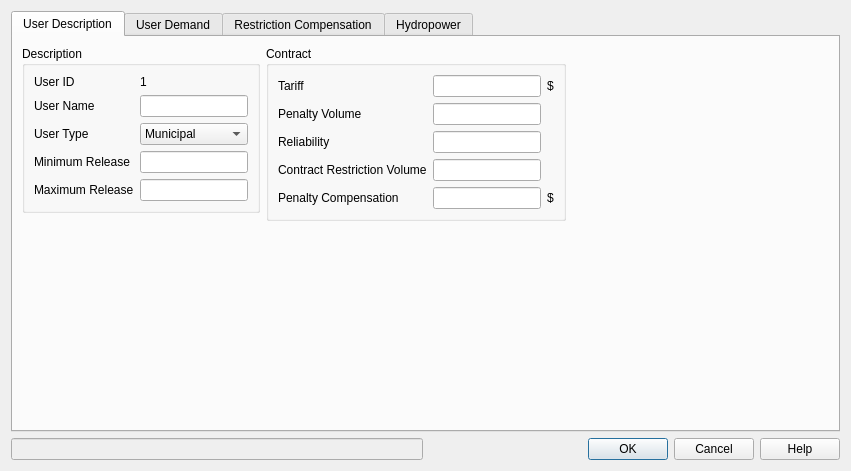
<?xml version="1.0" encoding="UTF-8"?>
<ui version="4.0">
 <class>user_dialog</class>
 <widget class="QDialog" name="user_dialog">
  <property name="geometry">
   <rect>
    <x>0</x>
    <y>0</y>
    <width>851</width>
    <height>471</height>
   </rect>
  </property>
  <property name="windowTitle">
   <string>User</string>
  </property>
  <layout class="QGridLayout" name="gridLayout">
   <item row="2" column="0">
    <widget class="QLineEdit" name="user_name_display">
     <property name="enabled">
      <bool>false</bool>
     </property>
     <property name="acceptDrops">
      <bool>true</bool>
     </property>
    </widget>
   </item>
   <item row="2" column="1">
    <widget class="QDialogButtonBox" name="buttonBox">
     <property name="orientation">
      <enum>Qt::Horizontal</enum>
     </property>
     <property name="standardButtons">
      <set>QDialogButtonBox::Cancel|QDialogButtonBox::Help|QDialogButtonBox::Ok</set>
     </property>
    </widget>
   </item>
   <item row="0" column="0" colspan="2">
    <widget class="QTabWidget" name="user_dia_tab">
     <property name="currentIndex">
      <number>0</number>
     </property>
     <widget class="QWidget" name="descrip_tab">
      <attribute name="title">
       <string>User Description</string>
      </attribute>
      <layout class="QFormLayout" name="formLayout_3">
       <item row="0" column="0">
        <widget class="QGroupBox" name="descrip_box">
         <property name="sizePolicy">
          <sizepolicy hsizetype="Fixed" vsizetype="Fixed">
           <horstretch>0</horstretch>
           <verstretch>0</verstretch>
          </sizepolicy>
         </property>
         <property name="title">
          <string>Description</string>
         </property>
         <layout class="QGridLayout" name="gridLayout_3">
          <item row="4" column="1">
           <widget class="QLineEdit" name="max_release_edit"/>
          </item>
          <item row="3" column="0">
           <widget class="QLabel" name="min_release_label">
            <property name="text">
             <string>Minimum Release</string>
            </property>
            <property name="buddy">
             <cstring>min_release_edit</cstring>
            </property>
           </widget>
          </item>
          <item row="1" column="0">
           <widget class="QLabel" name="user_name_label">
            <property name="text">
             <string>User Name</string>
            </property>
            <property name="buddy">
             <cstring>user_name_edit</cstring>
            </property>
           </widget>
          </item>
          <item row="4" column="0">
           <widget class="QLabel" name="max_release_label">
            <property name="text">
             <string>Maximum Release</string>
            </property>
            <property name="buddy">
             <cstring>max_release_edit</cstring>
            </property>
           </widget>
          </item>
          <item row="3" column="1">
           <widget class="QLineEdit" name="min_release_edit"/>
          </item>
          <item row="0" column="1">
           <widget class="QLabel" name="user_id_display">
            <property name="text">
             <string>1</string>
            </property>
           </widget>
          </item>
          <item row="1" column="1">
           <widget class="QLineEdit" name="user_name_edit"/>
          </item>
          <item row="0" column="0">
           <widget class="QLabel" name="user_id_label">
            <property name="text">
             <string>User ID</string>
            </property>
           </widget>
          </item>
          <item row="2" column="0">
           <widget class="QLabel" name="user_type_label">
            <property name="text">
             <string>User Type</string>
            </property>
            <property name="buddy">
             <cstring>user_type_combo</cstring>
            </property>
           </widget>
          </item>
          <item row="2" column="1">
           <widget class="QComboBox" name="user_type_combo">
            <item>
             <property name="text">
              <string>Municipal</string>
             </property>
            </item>
            <item>
             <property name="text">
              <string>Industry</string>
             </property>
            </item>
            <item>
             <property name="text">
              <string>Agricultural</string>
             </property>
            </item>
            <item>
             <property name="text">
              <string>Hydropower</string>
             </property>
            </item>
            <item>
             <property name="text">
              <string>Environmental</string>
             </property>
            </item>
           </widget>
          </item>
         </layout>
        </widget>
       </item>
       <item row="0" column="1">
        <widget class="QGroupBox" name="contract_box">
         <property name="sizePolicy">
          <sizepolicy hsizetype="Fixed" vsizetype="Fixed">
           <horstretch>0</horstretch>
           <verstretch>0</verstretch>
          </sizepolicy>
         </property>
         <property name="title">
          <string>Contract</string>
         </property>
         <layout class="QGridLayout" name="gridLayout_2">
          <item row="1" column="0">
           <widget class="QLabel" name="penalty_label">
            <property name="text">
             <string>Penalty Volume</string>
            </property>
            <property name="buddy">
             <cstring>penalty_edit</cstring>
            </property>
           </widget>
          </item>
          <item row="4" column="2">
           <widget class="QLabel" name="penalty_comp_unit">
            <property name="text">
             <string>$</string>
            </property>
           </widget>
          </item>
          <item row="2" column="0">
           <widget class="QLabel" name="reliability_label">
            <property name="text">
             <string>Reliability</string>
            </property>
            <property name="buddy">
             <cstring>reliability_edit</cstring>
            </property>
           </widget>
          </item>
          <item row="0" column="1">
           <widget class="QLineEdit" name="tariff_edit"/>
          </item>
          <item row="4" column="0">
           <widget class="QLabel" name="penalty_comp_label">
            <property name="text">
             <string>Penalty Compensation</string>
            </property>
            <property name="buddy">
             <cstring>penalty_comp_edit</cstring>
            </property>
           </widget>
          </item>
          <item row="4" column="1">
           <widget class="QLineEdit" name="penalty_comp_edit"/>
          </item>
          <item row="1" column="1">
           <widget class="QLineEdit" name="penalty_edit"/>
          </item>
          <item row="0" column="2">
           <widget class="QLabel" name="tariff_unit">
            <property name="text">
             <string>$</string>
            </property>
           </widget>
          </item>
          <item row="3" column="0">
           <widget class="QLabel" name="contract_restric_label">
            <property name="text">
             <string>Contract Restriction Volume</string>
            </property>
            <property name="buddy">
             <cstring>contract_restict_edit</cstring>
            </property>
           </widget>
          </item>
          <item row="2" column="1">
           <widget class="QLineEdit" name="reliability_edit"/>
          </item>
          <item row="3" column="1">
           <widget class="QLineEdit" name="contract_restict_edit"/>
          </item>
          <item row="0" column="0">
           <widget class="QLabel" name="tariff_label">
            <property name="text">
             <string>Tariff</string>
            </property>
            <property name="buddy">
             <cstring>tariff_edit</cstring>
            </property>
           </widget>
          </item>
         </layout>
        </widget>
       </item>
      </layout>
     </widget>
     <widget class="QWidget" name="demand_tab">
      <attribute name="title">
       <string>User Demand</string>
      </attribute>
      <layout class="QGridLayout" name="gridLayout_9">
       <item row="2" column="0" colspan="2">
        <widget class="QGroupBox" name="demand_data_box">
         <property name="sizePolicy">
          <sizepolicy hsizetype="Preferred" vsizetype="Fixed">
           <horstretch>0</horstretch>
           <verstretch>0</verstretch>
          </sizepolicy>
         </property>
         <property name="maximumSize">
          <size>
           <width>16777215</width>
           <height>120</height>
          </size>
         </property>
         <property name="title">
          <string>Demand Table</string>
         </property>
         <layout class="QGridLayout" name="gridLayout_5">
          <item row="0" column="0">
           <widget class="QTableWidget" name="demand_table">
            <row>
             <property name="text">
              <string>A</string>
             </property>
            </row>
            <column>
             <property name="text">
              <string>1</string>
             </property>
            </column>
           </widget>
          </item>
         </layout>
        </widget>
       </item>
       <item row="4" column="0">
        <spacer name="verticalSpacer">
         <property name="orientation">
          <enum>Qt::Vertical</enum>
         </property>
         <property name="sizeType">
          <enum>QSizePolicy::Expanding</enum>
         </property>
         <property name="sizeHint" stdset="0">
          <size>
           <width>20</width>
           <height>200</height>
          </size>
         </property>
        </spacer>
       </item>
       <item row="3" column="0" colspan="2">
        <widget class="QGroupBox" name="demand_file_box">
         <property name="title">
          <string>Demand Fraction File</string>
         </property>
         <layout class="QFormLayout" name="formLayout">
          <item row="0" column="0">
           <widget class="QPushButton" name="demand_file_button">
            <property name="text">
             <string>Select File</string>
            </property>
           </widget>
          </item>
          <item row="0" column="1">
           <widget class="QLineEdit" name="demand_file_edit">
            <property name="enabled">
             <bool>false</bool>
            </property>
           </widget>
          </item>
         </layout>
        </widget>
       </item>
       <item row="1" column="0">
        <widget class="QGroupBox" name="input_method_box">
         <property name="title">
          <string>Demand Input Method</string>
         </property>
         <layout class="QFormLayout" name="formLayout_2">
          <item row="0" column="0">
           <widget class="QRadioButton" name="table_radio">
            <property name="text">
             <string>Table </string>
            </property>
           </widget>
          </item>
          <item row="1" column="0">
           <widget class="QRadioButton" name="file_radio">
            <property name="text">
             <string>Input File</string>
            </property>
           </widget>
          </item>
         </layout>
        </widget>
       </item>
       <item row="1" column="1">
        <spacer name="horizontalSpacer">
         <property name="orientation">
          <enum>Qt::Horizontal</enum>
         </property>
         <property name="sizeHint" stdset="0">
          <size>
           <width>40</width>
           <height>20</height>
          </size>
         </property>
        </spacer>
       </item>
      </layout>
     </widget>
     <widget class="QWidget" name="restrict_comp_tab">
      <attribute name="title">
       <string>Restriction Compensation</string>
      </attribute>
      <layout class="QGridLayout" name="gridLayout_6">
       <item row="0" column="0">
        <widget class="QGroupBox" name="restrict_box">
         <property name="title">
          <string>Restriction</string>
         </property>
         <layout class="QGridLayout" name="gridLayout_7">
          <item row="3" column="0">
           <widget class="QTableWidget" name="restrict_frac_table">
            <row>
             <property name="text">
              <string>A</string>
             </property>
            </row>
            <column>
             <property name="text">
              <string>1</string>
             </property>
            </column>
           </widget>
          </item>
          <item row="1" column="0">
           <widget class="QTableWidget" name="restrict_comp_table">
            <row>
             <property name="text">
              <string>A</string>
             </property>
            </row>
            <column>
             <property name="text">
              <string>1</string>
             </property>
            </column>
           </widget>
          </item>
          <item row="0" column="0">
           <widget class="QLabel" name="restrict_comp_label">
            <property name="text">
             <string>Restriction Compensation ($)</string>
            </property>
            <property name="buddy">
             <cstring>restrict_comp_table</cstring>
            </property>
           </widget>
          </item>
          <item row="2" column="0">
           <widget class="QLabel" name="restrict_frac_label">
            <property name="text">
             <string>Restriction Fraction</string>
            </property>
            <property name="buddy">
             <cstring>restrict_frac_table</cstring>
            </property>
           </widget>
          </item>
         </layout>
        </widget>
       </item>
      </layout>
     </widget>
     <widget class="QWidget" name="hydro_tab">
      <attribute name="title">
       <string>Hydropower</string>
      </attribute>
      <layout class="QGridLayout" name="gridLayout_4">
       <item row="0" column="0">
        <widget class="QLabel" name="num_turbines_label">
         <property name="sizePolicy">
          <sizepolicy hsizetype="Fixed" vsizetype="Preferred">
           <horstretch>0</horstretch>
           <verstretch>0</verstretch>
          </sizepolicy>
         </property>
         <property name="text">
          <string>Number of Turbines</string>
         </property>
         <property name="buddy">
          <cstring>num_turbines_edit</cstring>
         </property>
        </widget>
       </item>
       <item row="0" column="1">
        <widget class="QLineEdit" name="num_turbines_edit">
         <property name="sizePolicy">
          <sizepolicy hsizetype="Fixed" vsizetype="Fixed">
           <horstretch>0</horstretch>
           <verstretch>0</verstretch>
          </sizepolicy>
         </property>
        </widget>
       </item>
       <item row="2" column="0">
        <widget class="QLabel" name="hydropower_elev_label">
         <property name="text">
          <string>Turbine Tail Elevation</string>
         </property>
        </widget>
       </item>
       <item row="5" column="0" colspan="6">
        <widget class="QTableWidget" name="hydro_elev_table">
         <column>
          <property name="text">
           <string>1</string>
          </property>
         </column>
        </widget>
       </item>
       <item row="1" column="0" colspan="6">
        <widget class="QTableWidget" name="hydro_table">
         <column>
          <property name="text">
           <string>Maximum Discharge</string>
          </property>
         </column>
         <column>
          <property name="text">
           <string>Installed Capacity</string>
          </property>
         </column>
         <column>
          <property name="text">
           <string>Turbine Efficiency</string>
          </property>
         </column>
         <column>
          <property name="text">
           <string>Energy Coefficient 1</string>
          </property>
         </column>
         <column>
          <property name="text">
           <string>Energy Coefficient 2</string>
          </property>
         </column>
         <column>
          <property name="text">
           <string>Unit Rate Energy</string>
          </property>
         </column>
        </widget>
       </item>
       <item row="4" column="1">
        <widget class="QLineEdit" name="elev_file_edit">
         <property name="enabled">
          <bool>false</bool>
         </property>
        </widget>
       </item>
       <item row="4" column="0">
        <widget class="QPushButton" name="elev_file_button">
         <property name="text">
          <string>Select File</string>
         </property>
        </widget>
       </item>
       <item row="3" column="0">
        <widget class="QGroupBox" name="input_method_box_2">
         <property name="title">
          <string>Input Method</string>
         </property>
         <layout class="QGridLayout" name="gridLayout_10">
          <item row="1" column="0">
           <widget class="QRadioButton" name="file_radio_2">
            <property name="text">
             <string>Input File</string>
            </property>
           </widget>
          </item>
          <item row="0" column="0">
           <widget class="QRadioButton" name="table_radio_2">
            <property name="text">
             <string>Table</string>
            </property>
           </widget>
          </item>
         </layout>
        </widget>
       </item>
      </layout>
     </widget>
    </widget>
   </item>
  </layout>
 </widget>
 <tabstops>
  <tabstop>user_name_edit</tabstop>
  <tabstop>user_type_combo</tabstop>
  <tabstop>min_release_edit</tabstop>
  <tabstop>max_release_edit</tabstop>
  <tabstop>tariff_edit</tabstop>
  <tabstop>penalty_edit</tabstop>
  <tabstop>reliability_edit</tabstop>
  <tabstop>contract_restict_edit</tabstop>
  <tabstop>demand_table</tabstop>
  <tabstop>restrict_comp_table</tabstop>
  <tabstop>restrict_frac_table</tabstop>
  <tabstop>hydro_table</tabstop>
  <tabstop>buttonBox</tabstop>
  <tabstop>user_name_display</tabstop>
  <tabstop>user_dia_tab</tabstop>
 </tabstops>
 <resources/>
 <connections>
  <connection>
   <sender>buttonBox</sender>
   <signal>accepted()</signal>
   <receiver>user_dialog</receiver>
   <slot>accept()</slot>
   <hints>
    <hint type="sourcelabel">
     <x>248</x>
     <y>254</y>
    </hint>
    <hint type="destinationlabel">
     <x>157</x>
     <y>274</y>
    </hint>
   </hints>
  </connection>
  <connection>
   <sender>buttonBox</sender>
   <signal>rejected()</signal>
   <receiver>user_dialog</receiver>
   <slot>reject()</slot>
   <hints>
    <hint type="sourcelabel">
     <x>316</x>
     <y>260</y>
    </hint>
    <hint type="destinationlabel">
     <x>286</x>
     <y>274</y>
    </hint>
   </hints>
  </connection>
 </connections>
</ui>
